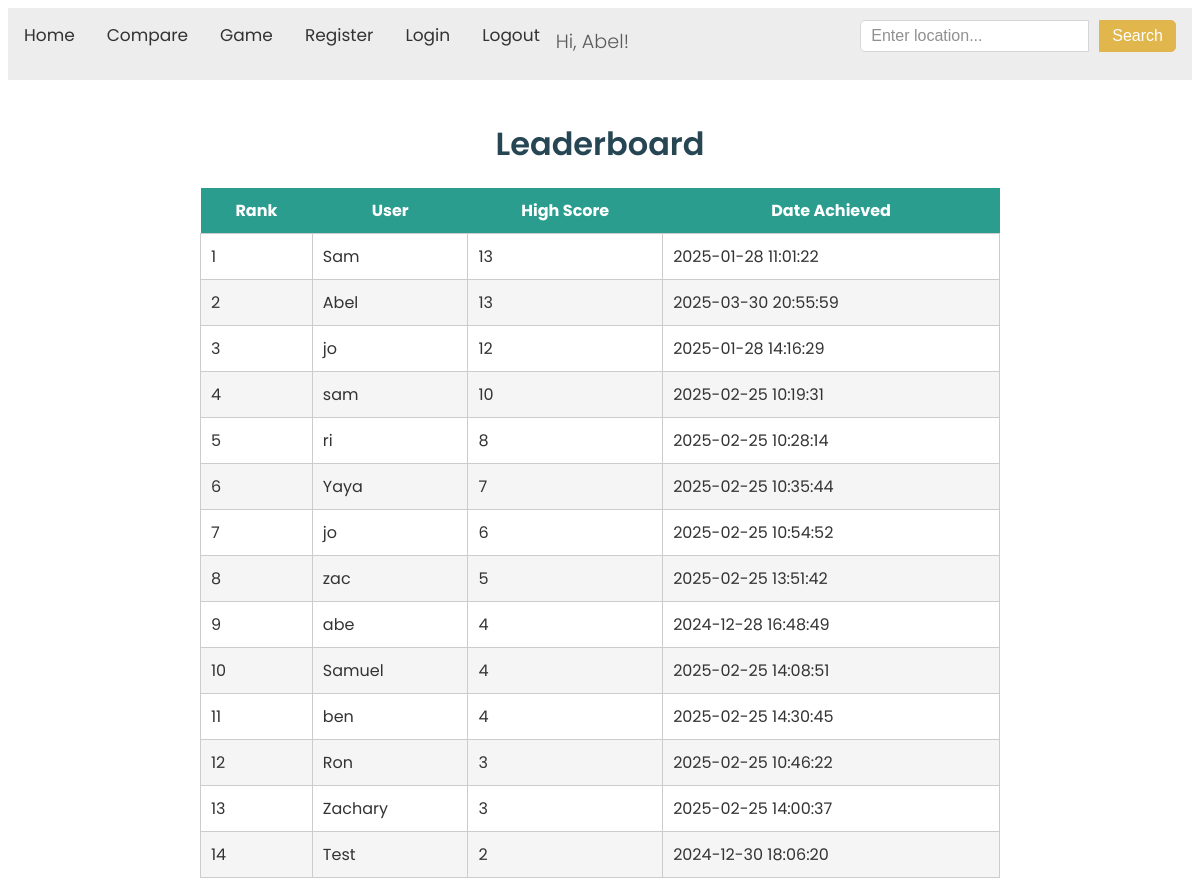
/leaderboard (signed in), run on the app's committed database.
### tables this page shows
CREATE TABLE users (
                   id INTEGER PRIMARY KEY AUTOINCREMENT,
                   name TEXT NOT NULL,
                   email TEXT NOT NULL UNIQUE,
                   password TEXT NOT NULL);

### main.py (the view)
@app.route('/leaderboard')
def leaderboard():
    conn = sqlite3.connect('users.db')
    cursor = conn.cursor()
    cursor.execute('''
    SELECT u.name, MAX(h.score) as best_score, MAX(h.created_at) as latest_attempt
    FROM high_scores h
    JOIN users u ON u.id = h.user_id
    GROUP BY u.id
    ORDER BY best_score DESC, latest_attempt ASC
''')
    leaderboard_data = cursor.fetchall()
    conn.close()
    return render_template('leaderboard.html', leaderboard=leaderboard_data, enumerate=enumerate)

### main.py (called while the page is built)
@app.before_request
def load_loggd_in_user():
    g.user_name = session.get('user_name')

### templates/leaderboard.html
{% extends "base.html" %}
{% block content %}
<div class="leaderboard-container">
    <h1>Leaderboard</h1>
    <table>
        <thead>
            <tr>
                <th>Rank</th>
                <th>User</th>
                <th>High Score</th>
                <th>Date Achieved</th>
            </tr>
        </thead>
        <tbody>
            {% for rank, entry in enumerate(leaderboard, start=1) %}
            <tr>
                <td>{{ rank }}</td>
                <td>{{ entry[0] }}</td>
                <td>{{ entry[1] }}</td>
                <td>{{ entry[2] }}</td>
            </tr>
            {% endfor %}
        </tbody>
    </table>
</div>
{% endblock %}

### templates/base.html (shortened to what this page needs)
<html lang="en">
    <head>
        <link rel="stylesheet" href="{{ url_for('static',filename='styles.css')}}">
        <link href="https://cdnjs.cloudflare.com/ajax/libs/weather-icons/2.0.12/css/weather-icons.min.css" rel="stylesheet">
    </head>
    <body>
        <div class="topbar">
            <a href="{{ url_for('home') }}" class="{% if request.path == '/' %}active{% endif %}">Home</a>
            <a href="{{ url_for('compare') }}" class="{% if request.path == '/compare' %}active{% endif %}">Compare</a>
            <a href="{{ url_for('game') }}" class="{% if request.path == '/game' %}active{% endif %}">Game</a>
            <a href="{{ url_for('register') }}" class="{% if request.path == url_for('register') %}active{% endif %}">Register</a>
            <a href="{{ url_for('login') }}" class="{% if request.path == url_for('login') %}active{% endif %}">Login</a>
            {% if g.user_name %}
                <p class="greeting">Hi, {{ g.user_name }}!</p>
                <a href="{{ url_for('logout')  }}">Logout</a>
            {% endif %}
            <div class="search-container">
                <form action="/" method="POST" class="search-form">
                    <input type="text" name="location" class="search-input" placeholder="Enter location...">
                    <button type="submit" class="search-button">Search</button>
                </form>
            </div>
        </div>
        <div>
            {% block content %}
            {% endblock %}
        </div>
    </body>
    </html>

### static/styles.css (style rules this page uses)
body { font-family: 'Poppins', sans-serif; color: #333; }
h1, h2, h3 { font-weight: 600; }
p { font-weight: 300; }
.topbar { overflow: hidden; background-color: #e9e9e9; opacity: 80%; }
.topbar a { float: left; display: block; color: black; text-align: center; padding: 14px 16px; text-decoration: none; font-size: 17px; }
html { height: 100%; }
button { margin-left: 10px; padding: 5px; border: none; background-color: #f0f0f0; cursor: pointer; border-radius: 5px; }
.greeting { font-size: 1.2rem; margin-right: 10px; display: inline-block; }
.search-container { float: right; margin: 12px 16px; }
.search-form { display: flex; align-items: center; }
.search-input { padding: 6px 10px; font-size: 16px; border: 1px solid #ccc; border-radius: 5px 0 0 5px; outline: none; }
.search-button { padding: 6px 12px; font-size: 16px; background-color: goldenrod; border: 1px solid goldenrod; color: white; border-radius: 0 5px 5px 0; cursor: pointer; }
.leaderboard-container { max-width: 800px; margin: 40px auto; text-align: center; }
.leaderboard-container h1 { margin-bottom: 20px; font-size: 2rem; color: #264653; }
table { width: 100%; border-collapse: collapse; margin-top: 20px; }
thead th { background-color: #2a9d8f; color: white; padding: 10px; font-size: 16px; }
tbody td { padding: 10px; border: 1px solid #ccc; }
tbody tr:nth-child(even) { background-color: #f5f5f5; }

### data on the page
users: user_name "Abel", rank "2", name "Abel", entry "13", entry "2025-03-30 20:55:59"
users: rank "1", name "Sam", entry "13", entry "2025-01-28 11:01:22"
users: rank "3", name "jo", entry "12", entry "2025-01-28 14:16:29"
users: rank "4", name "sam", entry "10", entry "2025-02-25 10:19:31"
users: rank "5", name "ri", entry "8", entry "2025-02-25 10:28:14"
users: rank "6", name "Yaya", entry "7", entry "2025-02-25 10:35:44"
users: rank "7", name "jo", entry "6", entry "2025-02-25 10:54:52"
users: rank "8", name "zac", entry "5", entry "2025-02-25 13:51:42"
users: rank "9", name "abe", entry "4", entry "2024-12-28 16:48:49"
users: rank "10", name "Samuel", entry "4", entry "2025-02-25 14:08:51"
users: rank "11", name "ben", entry "4", entry "2025-02-25 14:30:45"
users: rank "12", name "Ron", entry "3", entry "2025-02-25 10:46:22"
users: rank "13", name "Zachary", entry "3", entry "2025-02-25 14:00:37"
users: rank "14", name "Test", entry "2", entry "2024-12-30 18:06:20"
